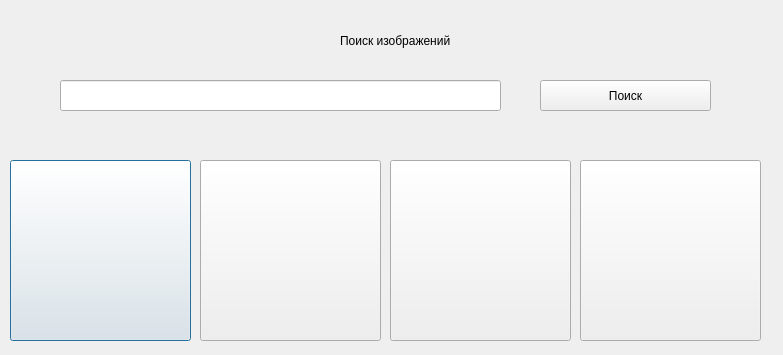
<?xml version="1.0" encoding="UTF-8"?>
<ui version="4.0">
 <class>Dialog</class>
 <widget class="QDialog" name="Dialog">
  <property name="geometry">
   <rect>
    <x>0</x>
    <y>0</y>
    <width>783</width>
    <height>355</height>
   </rect>
  </property>
  <property name="windowTitle">
   <string>Dialog</string>
  </property>
  <widget class="QPushButton" name="image_1">
   <property name="geometry">
    <rect>
     <x>10</x>
     <y>160</y>
     <width>181</width>
     <height>181</height>
    </rect>
   </property>
   <property name="text">
    <string/>
   </property>
  </widget>
  <widget class="QPushButton" name="image_2">
   <property name="geometry">
    <rect>
     <x>200</x>
     <y>160</y>
     <width>181</width>
     <height>181</height>
    </rect>
   </property>
   <property name="text">
    <string/>
   </property>
  </widget>
  <widget class="QPushButton" name="image_3">
   <property name="geometry">
    <rect>
     <x>390</x>
     <y>160</y>
     <width>181</width>
     <height>181</height>
    </rect>
   </property>
   <property name="text">
    <string/>
   </property>
  </widget>
  <widget class="QPushButton" name="image_4">
   <property name="geometry">
    <rect>
     <x>580</x>
     <y>160</y>
     <width>181</width>
     <height>181</height>
    </rect>
   </property>
   <property name="text">
    <string/>
   </property>
  </widget>
  <widget class="QLineEdit" name="search_text">
   <property name="geometry">
    <rect>
     <x>60</x>
     <y>80</y>
     <width>441</width>
     <height>31</height>
    </rect>
   </property>
  </widget>
  <widget class="QPushButton" name="search_btn">
   <property name="geometry">
    <rect>
     <x>540</x>
     <y>80</y>
     <width>171</width>
     <height>31</height>
    </rect>
   </property>
   <property name="text">
    <string>Поиск</string>
   </property>
  </widget>
  <widget class="QLabel" name="label">
   <property name="geometry">
    <rect>
     <x>340</x>
     <y>30</y>
     <width>111</width>
     <height>21</height>
    </rect>
   </property>
   <property name="text">
    <string>Поиск изображений</string>
   </property>
  </widget>
 </widget>
 <resources/>
 <connections/>
</ui>
